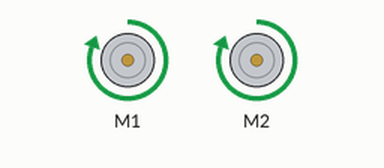
This sketch was run on a simulated Arduino Uno, built with avr-gcc and run on an emulated ATmega328P. On the bench: 2 × DC motor (green arrow = forward, orange = backward, longer = faster). What the sketch prints to the serial monitor is not drawn.

Above: at 5.0 s.
At 15.0 s:
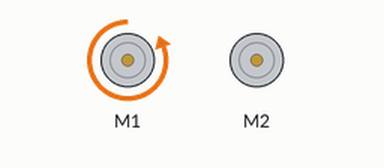
At 20.5 s:
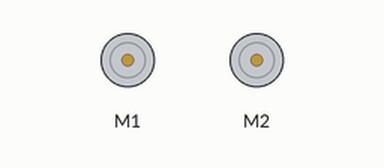
At 36.0 s:
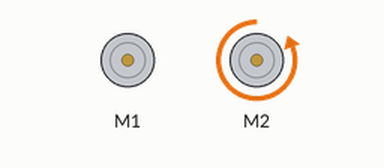
Timing chart, 0 to 54.6 s (numbered marks = the images above):
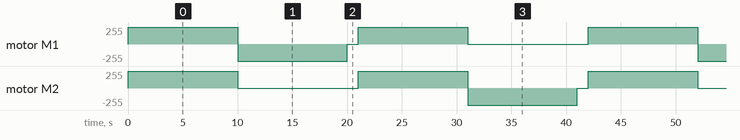

Measured:
- by itself, motor M1: repeats every 42.0 s: backward 255/255 10.0 s, stopped 1.0 s, forward 255/255 10.0 s, stopped 11.0 s, forward 255/255 10.0 s
- by itself, motor M2: repeats every 42.0 s: stopped 11.0 s, forward 255/255 10.0 s, backward 255/255 10.0 s, stopped 1.0 s, forward 255/255 10.0 s

The sketch:

sketch_AFmotortest_laser_robot.ino
```cpp
#include <AFMotor.h>

AF_DCMotor motor1(1, MOTOR12_64KHZ); // create motor #1, 64KHz pwm
AF_DCMotor motor2(2, MOTOR12_64KHZ); // create motor #2, 64KHz pwm

void setup() {
  Serial.begin(9600);           // set up Serial library at 9600 bps
  Serial.println("Motor test!");

  motor1.setSpeed(255);     // set the speed to 200/255
  motor2.setSpeed(255);
}

void loop() {
  Serial.print("tick");

  motor1.run(FORWARD);      // turn it on going forward
  motor2.run(FORWARD);
  delay(10000);

 /* Serial.print("tock");
  motor.run(BACKWARD);     // the other way
  delay(1000);
*/
  Serial.print("tack");
  motor1.run(RELEASE);      // stopped
  motor2.run(RELEASE);

  motor1.run(BACKWARD);      // turn it on going forward
  delay(10000);
  motor1.run(RELEASE);
  delay(1000);

  motor1.run(FORWARD);      // turn it on going forward
  motor2.run(FORWARD);
  delay(10000);

 /* Serial.print("tock");
  motor.run(BACKWARD);     // the other way
  delay(1000);
*/
  Serial.print("tack");
  motor1.run(RELEASE);      // stopped
  motor2.run(RELEASE);

  motor2.run(BACKWARD);      // turn it on going forward
  delay(10000);
  motor2.run(RELEASE);
  delay(1000);
}
```
